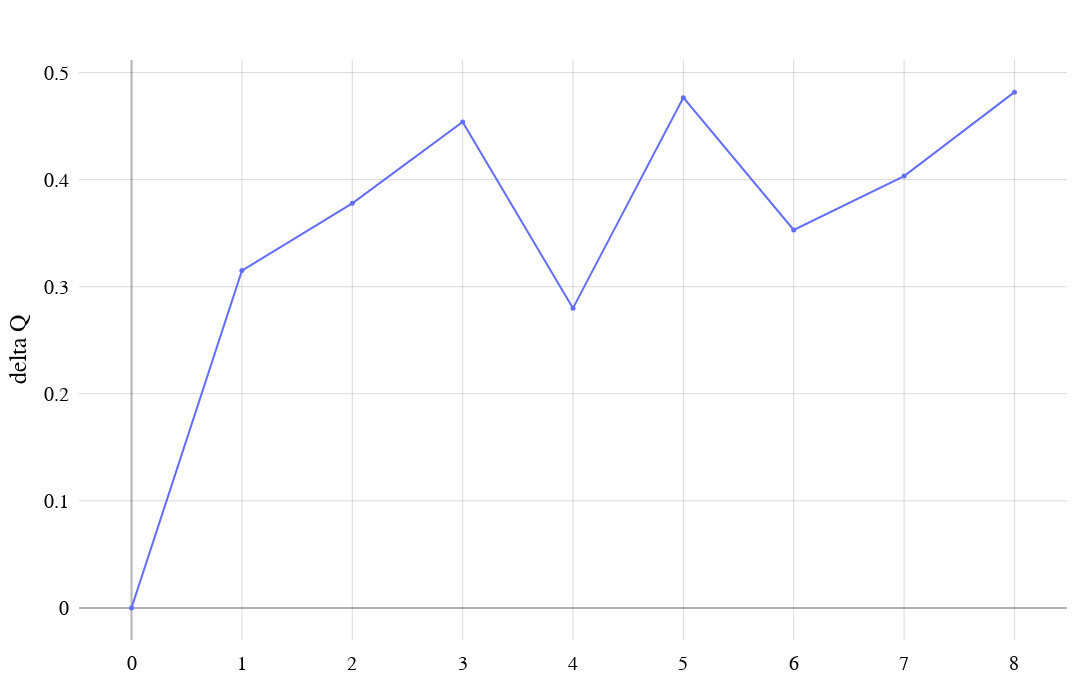

The notebook cell this image was saved under:
### Code cell
fig = sp.make_subplots(
    rows=1, cols=1, shared_xaxes=True, shared_yaxes=False, horizontal_spacing=0.05, vertical_spacing=0.02,
)
# aggregate_q = [0]
# sumq = 0
# i_at_maxq, maxq = 0, 0
# for i, q in enumerate(delta_q):
#     sumq+=q
#     if sumq > maxq:
#         i_at_maxq = i
#         maxq = sumq
#     aggregate_q.append(sumq)
# iterations = all_iterations[:i_at_maxq]
# print(f"{i_at_maxq}")
thresh = -99
fig.add_trace(
    go.Scatter(
        # x = [i for i, q in enumerate(aggregate_q)], y = [q for i, q in enumerate(aggregate_q)],
        x = [i for i, q in enumerate(all_delta_q) if q > thresh], y = [q for i, q in enumerate(all_delta_q) if q > thresh],
        mode="markers+lines",
        marker=dict(
            size=5,
            # symbol="circle-open",
            # color=_color,
        ),
        line=dict(width=2),
        showlegend=False,
        # name=_name,
    ),
    row=1, col=1,
)
_layout:Any = layout.copy()
_layout.update(dict(
    height=700,
    # yaxis=dict(title="delta Q", range=(0, 0.6), **yaxis_desc),
    yaxis=dict(title="delta Q", **yaxis_desc),
    # yaxis2=dict(**yaxis_desc),
    # yaxis3=dict(title="Est. Av. Min. Path Length", **yaxis_desc),
    # yaxis4=dict(**yaxis_desc),

    # xaxis2=dict(**yaxis_desc),
    # xaxis3=dict(title="Graph Size", **yaxis_desc),
    # xaxis4=dict(title="Graph Size", **yaxis_desc),
))
fig.update_layout(go.Layout(_layout))
fig.show()

### Figure 1 — Plotly figure (JSON) as saved in the notebook; plotly's stock layout.template omitted (floating-point values rounded to 4 significant figures)
{"data": [{"line": {"width": 2}, "marker": {"size": 5}, "mode": "markers+lines", "showlegend": false, "type": "scatter", "x": [0, 1, 2, 3, 4, 5, 6, 7, 8], "xaxis": "x", "y": [0, 0.315, 0.3778, 0.4539, 0.28, 0.4766, 0.3531, 0.4034, 0.4817], "yaxis": "y"}], "layout": {"autosize": true, "font": {"color": "black", "family": "Times New Roman", "size": 20}, "height": 700, "margin": {"b": 60, "l": 60, "pad": 5, "r": 25, "t": 60}, "plot_bgcolor": "white", "width": 1400, "xaxis": {"anchor": "y", "domain": [0, 1], "gridcolor": "rgba(0, 0, 0, 0.15)", "linecolor": "rgba(0, 0, 0, 0)", "zerolinecolor": "rgba(0, 0, 0, 0.3)", "zerolinewidth": 2}, "yaxis": {"anchor": "x", "domain": [0, 1], "gridcolor": "rgba(0, 0, 0, 0.15)", "linecolor": "rgba(0, 0, 0, 0)", "title": {"text": "delta Q"}, "zerolinecolor": "rgba(0, 0, 0, 0.3)", "zerolinewidth": 2}}}
